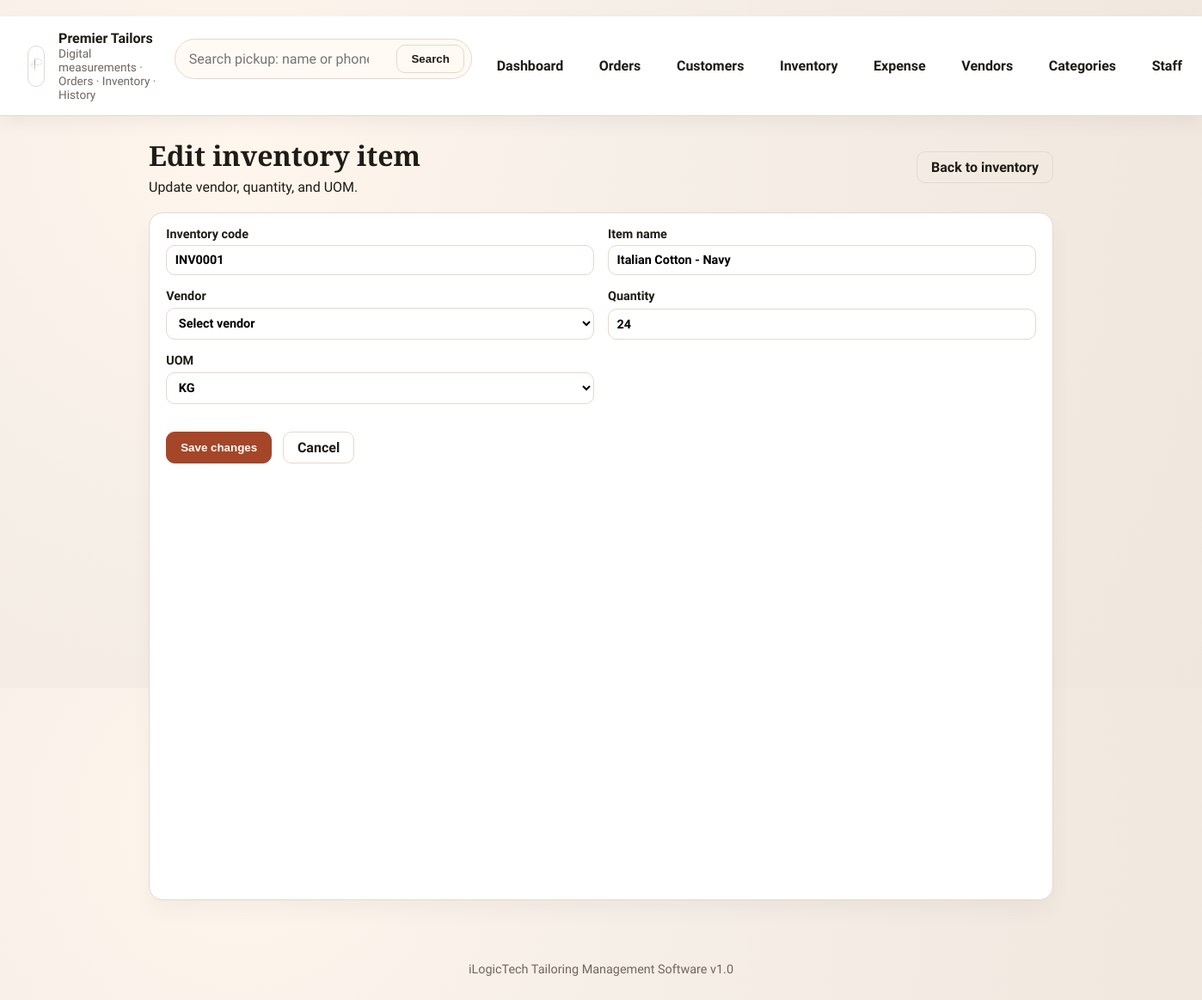
/inventory/1/edit, run on the app's committed database.
### tables this page shows
CREATE TABLE inventory (
            id INTEGER PRIMARY KEY AUTOINCREMENT,
            inventory_code TEXT UNIQUE,
            name TEXT NOT NULL,
            supplier TEXT,
            qty INTEGER NOT NULL DEFAULT 0,
            updated_at TEXT,
            uom_id INTEGER,
            FOREIGN KEY (uom_id) REFERENCES uoms (id)
        );

CREATE TABLE uoms (
            id INTEGER PRIMARY KEY AUTOINCREMENT,
            name TEXT NOT NULL UNIQUE
        );

### app.py (the view, shortened to what this page needs)
@app.route("/inventory/<int:item_id>/edit", methods=["GET", "POST"])
def inventory_edit(item_id: int):
    conn = get_db()
    item = conn.execute(
        "SELECT * FROM inventory WHERE id = ?",
        (item_id,),
    ).fetchone()
    uoms = conn.execute("SELECT * FROM uoms ORDER BY name ASC").fetchall()
    vendors = conn.execute("SELECT * FROM vendors ORDER BY name ASC").fetchall()
    if not item:
        conn.close()
        return redirect(url_for("inventory"))
    conn.close()
    return render_template("inventory_edit.html", item=item, uoms=uoms, vendors=vendors)

### app.py (called while the page is built)
def get_db() -> sqlite3.Connection:
    conn = sqlite3.connect(DB_PATH)
    conn.row_factory = sqlite3.Row
    return conn

@app.before_request
def ensure_db_ready() -> None:
    global _db_ready
    if not _db_ready:
        init_db()
        _db_ready = True

### templates/inventory_edit.html (shortened to what this page needs)
﻿{% extends "base.html" %}
{% block content %}
<div class="page-head">
  <div>
    <h1>Edit inventory item</h1>
    <p>Update vendor, quantity, and UOM.</p>
  </div>
  <a class="btn ghost" href="{{ url_for('inventory') }}">Back to inventory</a>
</div>
<section class="card">
  <form class="stack" method="post">
    <div class="grid two">
      <label>
        Inventory code
        <input type="text" value="{{ item.inventory_code }}" readonly>
      </label>
      <label>
        Item name
        <input type="text" name="name" value="{{ item.name }}" required>
      </label>
      <label>
        Vendor
        <select name="supplier">
          <option value="">Select vendor</option>
        </select>
      </label>
      <label>
        Quantity
        <input type="number" name="qty" value="{{ item.qty }}" min="0">
      </label>
      <label>
        UOM
        <select name="uom_id">
          {% for u in uoms %}
          <option value="{{ u.id }}" {% if item.uom_id == u.id %}selected{% endif %}>{{ u.name }}</option>
          {% endfor %}
        </select>
      </label>
    </div>
    <div class="actions">
      <button class="btn primary" type="submit">Save changes</button>
      <a class="btn ghost" href="{{ url_for('inventory') }}">Cancel</a>
    </div>
  </form>
</section>
{% endblock %}

### static/style.css (style rules this page uses)
:root { --ink: #1f1b16; --muted: #6f6660; --surface: #f7f2ea; --panel: #ffffff; --accent: #a54628; --accent-soft: #f1d4c7; --line: #e6d7cd; --warning: #d7762a; --font-title: "Playfair Display", "Times New Roman", serif; --font-body: "Source Sans 3", "Segoe UI", sans-serif; }
* { box-sizing: border-box; }
body { margin: 0; font-family: var(--font-body); color: var(--ink); background: radial-gradient(circle at 20% 20%, #fff6ed 0%, #f6efe7 35%, #efe6dd 100%); }
h1, h2, h3 { font-family: var(--font-title); margin: 0 0 0.4rem 0; }
p { margin: 0.2rem 0; }
a { text-decoration: none; color: inherit; }
.grid { display: grid; gap: 1rem; margin-bottom: 1rem; }
.grid.two { grid-template-columns: repeat(2, minmax(0, 1fr)); }
.card { background: var(--panel); border: 1px solid var(--line); border-radius: 16px; padding: 1rem 1.2rem; box-shadow: 0 12px 24px rgba(0, 0, 0, 0.04); height: 100%; }
.btn { border: 1px solid var(--accent); background: transparent; color: var(--accent); padding: 0.5rem 1rem; border-radius: 10px; font-weight: 600; cursor: pointer; }
.btn.primary { background: var(--accent); color: white; }
.btn.ghost { border-color: var(--line); color: var(--ink); }
.page-head { display: flex; justify-content: space-between; gap: 1rem; align-items: center; margin-bottom: 1rem; }
.stack { display: grid; gap: 1rem; }
label { display: grid; gap: 0.3rem; font-weight: 600; font-size: 0.9rem; }
input, select, textarea { border: 1px solid var(--line); border-radius: 10px; padding: 0.5rem 0.6rem; font: inherit; background: #fff; }
.actions { display: flex; gap: 0.8rem; }

### data on the page
inventory: inventory_code "INV0001", name "Italian Cotton - Navy", qty "24", uom_id "KG"
